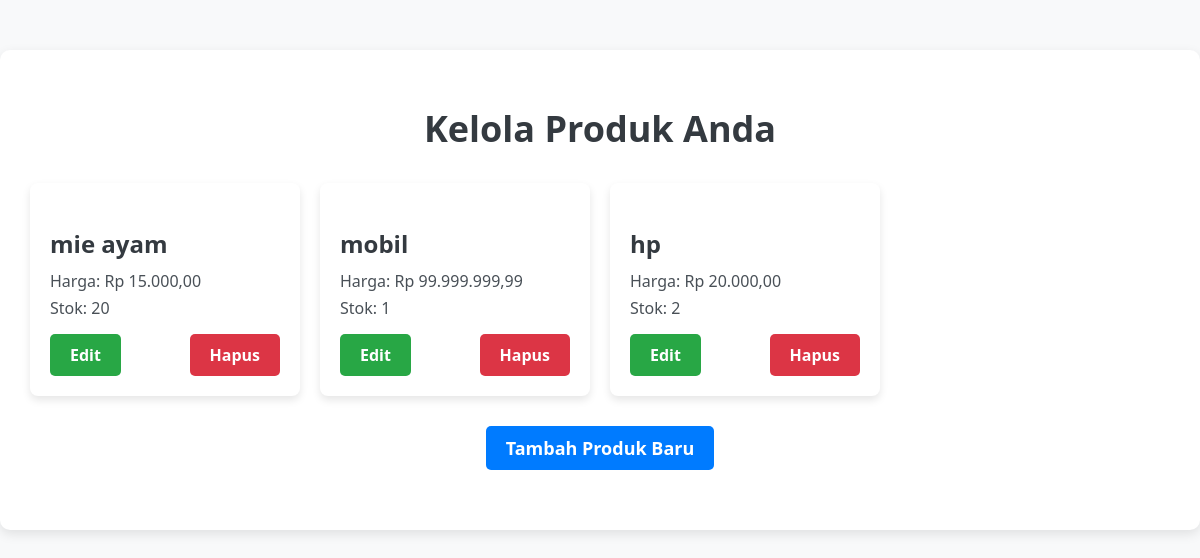
The page /ecommerce/produk_penjual.php (signed in) on the database its author committed.
### tables this page shows
CREATE TABLE `produk` (
  `id_produk` int(11) NOT NULL,
  `nama_produk` varchar(100) NOT NULL,
  `deskripsi` text NOT NULL,
  `harga` decimal(10,2) NOT NULL,
  `stok` int(11) NOT NULL,
  `id_kategori` int(11) DEFAULT NULL,
  `id_penjual` int(11) DEFAULT NULL
);

### ecommerce/produk_penjual.php (the view, shortened to what this page needs)
<?php
include('db.php');
$id_penjual = $_SESSION['user_id'];
$sql = "SELECT * FROM produk WHERE id_penjual = :id_penjual";
$stmt = $pdo->prepare($sql);
$stmt->bindParam(':id_penjual', $id_penjual);
$stmt->execute();
$produkList = $stmt->fetchAll(PDO::FETCH_ASSOC);
?>
<!DOCTYPE html>
<html lang="id">
<head>
</head>
<body>
    <div class="container">
        <h1>Kelola Produk Anda</h1>
        <div class="product-list">
            <?php foreach ($produkList as $produk): ?>
                <div class="product-item">
                    <h3><?php echo $produk['nama_produk']; ?></h3>
                    <p>Harga: Rp <?php echo number_format($produk['harga'], 2, ',', '.'); ?></p>
                    <p>Stok: <?php echo $produk['stok']; ?></p>
                    <div class="product-actions">
                        <a href="edit_produk.php?id=<?php echo $produk['id_produk']; ?>" class="edit">Edit</a>
                        <a href="hapus_produk.php?id=<?php echo $produk['id_produk']; ?>" class="delete" onclick="return confirm('Anda yakin ingin menghapus produk ini?')">Hapus</a>
                    </div>
                </div>
            <?php endforeach; ?>
        </div>
        <a href="tambah_produk.php" class="add-product">Tambah Produk Baru</a>
    </div>
</body>
</html>

### ecommerce/produk_penjual.php (style rules this page uses)
body { font-family: 'Segoe UI', Tahoma, Geneva, Verdana, sans-serif; background-color: #f8f9fa; margin: 0; padding: 0; }
.container { max-width: 1200px; margin: 50px auto; background-color: #ffffff; padding: 30px; border-radius: 10px; box-shadow: 0 4px 12px rgba(0, 0, 0, 0.1); }
h1 { text-align: center; color: #343a40; font-size: 36px; margin-bottom: 30px; }
.product-list { display: grid; grid-template-columns: repeat(auto-fill, minmax(250px, 1fr)); gap: 20px; }
.product-item { background-color: #ffffff; border-radius: 8px; padding: 20px; box-shadow: 0 4px 8px rgba(0, 0, 0, 0.1); transition: transform 0.3s ease, box-shadow 0.3s ease; }
.product-item h3 { font-size: 24px; color: #343a40; margin-bottom: 10px; }
.product-item p { font-size: 16px; color: #495057; margin: 5px 0; }
.product-item .product-actions { display: flex; justify-content: space-between; margin-top: 15px; }
.product-item .product-actions a { text-decoration: none; padding: 10px 20px; border-radius: 5px; font-size: 16px; font-weight: 600; transition: background-color 0.3s ease; }
.product-item .product-actions a.edit { background-color: #28a745; color: white; }
.product-item .product-actions a.delete { background-color: #dc3545; color: white; }
.add-product { display: block; text-align: center; background-color: #007bff; color: white; padding: 10px 20px; font-size: 18px; border-radius: 5px; text-decoration: none; font-weight: bold; margin-top: 30px; width: fit-content; margin: 30px auto; transition: background-color 0.3s ease; }

### rows shown on the page
produk: nama_produk "mie ayam", harga "15.000,00", stok "20"
produk: nama_produk "mobil", harga "99.999.999,99", stok "1"
produk: nama_produk "hp", harga "20.000,00", stok "2"
